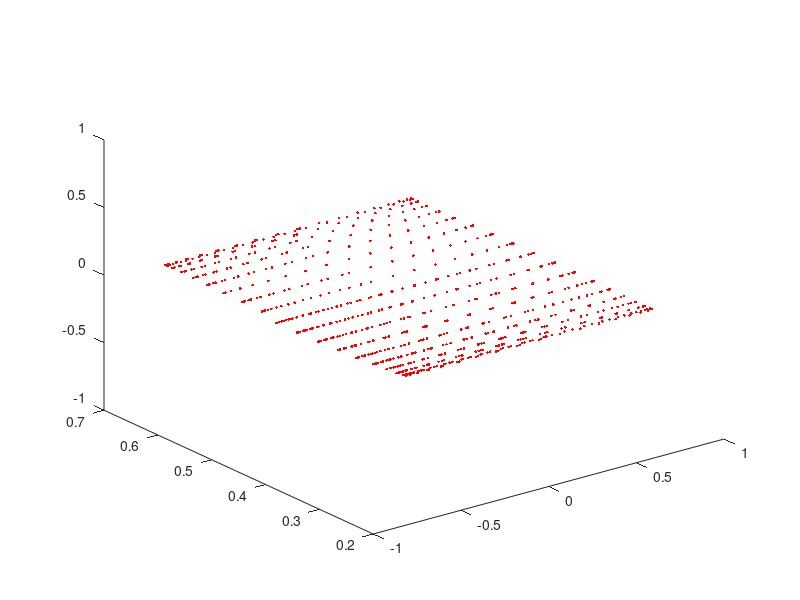

MATLAB code for this plot:
clc;
clear;
close all;
% D-H Parameters
a1 = 0        ; d1 = 0.46; alpha1 = 0  ; theta1 = 0;
a2 = -0.06821 ; d2 = 0   ; alpha2 = -pi/2      ; theta2 = 0;
a3 = 0.224    ; d3 = 0   ; alpha3 = 0  ; theta3 = 0;
a4 = 0    ; d4 = 0.7 ; alpha4 = -pi/2   ; theta4 = 0;


% Axis Properties
%points
X=[0 0 0.22 0.22 0.22];
Z=[0 0.22 0.22+0.24 0.22+0.24+0.67 0.22+0.24+0.67+0.70];

% Iteration of th2,th3 within maximum and minimum limits
% for theta1_0=  -180:50:180
for theta2_0 = -90:10:180
for theta3_0 = -90:10:180
% theta1=theta1_0*pi/180;
theta2=theta2_0*pi/180;
theta3=theta3_0*pi/180;
A01 = [cos(theta1), -cos(alpha1)*sin(theta1), sin(alpha1)*sin(theta1),a1*cos(theta1);
       sin(theta1), cos(alpha1)*cos(theta1), -sin(alpha1)*cos(theta1),a1*sin(theta1);
       0, sin(alpha1), cos(alpha1),d1;
       0, 0, 0, 1 ];
A12 = [cos(theta2), -cos(alpha2)*sin(theta2), sin(alpha2)*sin(theta2),a2*cos(theta2);
       sin(theta2), cos(alpha2)*cos(theta2), -sin(alpha2)*cos(theta2), a2*sin(theta2);
       0, sin(alpha2), cos(alpha2),d2;
       0, 0, 0, 1 ];
A23 = [cos(theta3), -cos(alpha3)*sin(theta3), sin(alpha3)*sin(theta3),a3*cos(theta3);
       sin(theta3), cos(alpha3)*cos(theta3), -sin(alpha3)*cos(theta3),a3*sin(theta3);
       0, sin(alpha3), cos(alpha3),d3;
       0, 0, 0, 1 ];
A34 = [cos(theta4), -cos(alpha4)*sin(theta4), sin(alpha4)*sin(theta4),a4*cos(theta4);
       sin(theta4), cos(alpha4)*cos(theta4), -sin(alpha4)*cos(theta4), a4*sin(theta4);
       0, sin(alpha4), cos(alpha4),d4;
       0, 0, 0, 1 ];
% A45 = [cos(theta5), -cos(alpha5)*sin(theta5), sin(alpha5)*sin(alpha5),a5*cos(alpha5);
%        sin(theta5), cos(alpha5)*cos(theta5), -sin(alpha5)*cos(theta5),a5*sin(theta5);
%        0, sin(alpha5), cos(alpha5),d5;
%        0, 0, 0, 1 ];
% A56 = [cos(theta6), -cos(alpha6)*sin(theta6), sin(alpha6)*sin(theta6),a6*cos(theta6);
%        sin(theta6), cos(alpha6)*cos(theta6), -sin(alpha6)*cos(theta6),a6*sin(theta6);
%        0, sin(alpha6), cos(alpha6),d6;
%        0, 0, 0, 1 ];
A06 = A01*A12*A23*A34;
Envelope_1 = plot3(A06(1,4) ,A06(3,4),'r.')
hold 'all'

end
end
